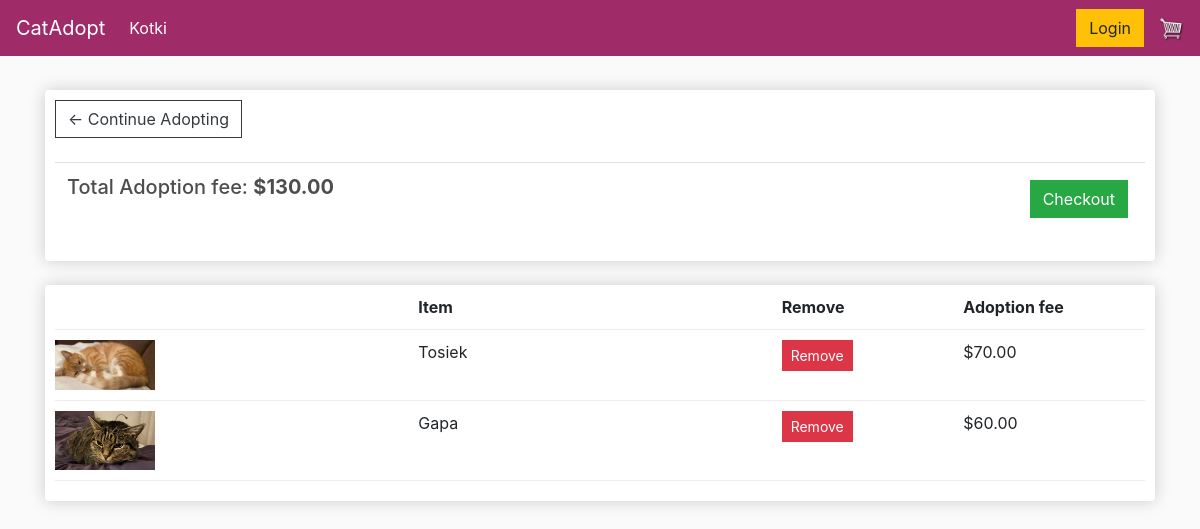
The app's page /cart/ (signed in) with its own data.
### store/models.py (models this page shows, shortened)
class Order(models.Model):
    customer = models.ForeignKey(Customer, on_delete=models.SET_NULL, null=True, blank=True)
    date_ordered = models.DateTimeField(auto_now_add=True)
    complete = models.BooleanField(default=False)
    transaction_id = models.CharField(max_length=100, null=True)
    @property
    def get_cart_total(self):
        orderitems = self.orderitem_set.all()
        total = sum([item.get_total for item in orderitems])
        return total

class OrderItem(models.Model):
    product = models.ForeignKey(Product, on_delete=models.SET_NULL, null=True)
    order = models.ForeignKey(Order, on_delete=models.SET_NULL, null=True)
    quantity = models.IntegerField(default=0, null=True, blank=True)
    date_added = models.DateTimeField(auto_now_add=True)
    @property
    def get_total(self):
        total = self.product.price
        return total

class Product(models.Model):
    name = models.CharField(max_length=200)
    price = models.FloatField()
    age = models.FloatField(default=0)
    gender = models.CharField(max_length=200, default='Not Specified')
    image = models.ImageField(null=True, blank=True)
    @property
    def imageURL(self):
        try:
            url = self.image.url
        except:
            url = ''
        return url

### store/views.py (the view)
# urls.py: path('cart/', views.cart, name="cart"),
def cart(request):
    data = cartData(request)
    order = data['order']
    items = data['items']
    context = {'items': items, 'order': order}
    return render(request, 'store/cart.html', context)

### store/utilis.py (called while the page is built)
def cartData(request):
    if request.user.is_authenticated:
        customer = request.user.customer
        order, created = Order.objects.get_or_create(customer=customer, complete=False)
        items = order.orderitem_set.all()
    else:
        cookieData = cookieCart(request)
        order = cookieData['order']
        items = cookieData['items']
    return {'order': order, 'items': items}

### store/templates/store/cart.html (shortened to what this page needs)
{% extends 'store/main.html' %}
{% load static %}
{% block content %}
	<div class="row">
		<div class="col-lg-12">
			<div class="box-element">
				<a  class="btn btn-outline-dark" href="{% url 'store' %}">&#x2190; Continue Adopting</a>
				<br>
				<br>
				<table class="table">
					<tr>
                        <th><h5>Total Adoption fee: <strong>${{order.get_cart_total|floatformat:2}}</strong></h5></th>
						<th>
							<a  style="float:right; margin:5px;" class="btn btn-success" href="{% url 'checkout' %}">Checkout</a>
						</th>
					</tr>
				</table>
			</div>
			<br>
			<div class="box-element">
                <div class="cart-row">
					<div style="flex:2"></div>
					<div style="flex:2"><strong>Item</strong></div>
					<div style="flex:1"><strong>Remove</strong></div>
					<div style="flex:1"><strong>Adoption fee</strong></div>
				</div>
                {% for item in items %}
                <div class="cart-row">
	                <div style="flex:2"><img class="row-image" src="{{item.product.imageURL}}"></div>
	                <div style="flex:2"><p>{{item.product.name}}</p></div>
                    <div style="flex:1">
                        {% if user.is_authenticated %}
                            <form action="{% url 'remove_from_cart' item.id %}" method="POST">
                                <button type="submit" class="btn btn-danger btn-sm">Remove</button>
                            </form>
                        {% else %}
                            <button class="btn btn-danger btn-sm" onclick="removeItemFromCookie('{{ item.id }}')">Remove</button>
                        {% endif %}
                    </div>
	                <div style="flex:1"><p>${{item.product.price|floatformat:2}}</p></div>
                </div>
                {% endfor %}
			</div>
		</div>
	</div>
{% endblock content %}

### static/css/main.css (style rules this page uses)
body { background-color: hsl(0, 0%, 98%); }
h1,h2,h3,h4,h5,h6 { color:hsl(0, 0%, 30%); }
.box-element { box-shadow:hsl(0, 0%, 80%) 0 0 16px; background-color: #fff; border-radius: 4px; padding: 10px; }
.col-lg-4, .col-lg-6, .col-lg-8, .col-lg-12 { margin-top: 10px; }
.btn { border-radius: 0; }
.row-image { width: 100px; }
.cart-row { display: flex; align-items: stretch; padding-bottom: 10px; margin-bottom: 10px; border-bottom: 1px solid #ececec; }

### records on screen
Order: get_cart_total "130.00"
OrderItem: product.imageURL (picture), product.name "Tosiek", product.price "70.00"
OrderItem: product.imageURL (picture), product.name "Gapa", product.price "60.00"
